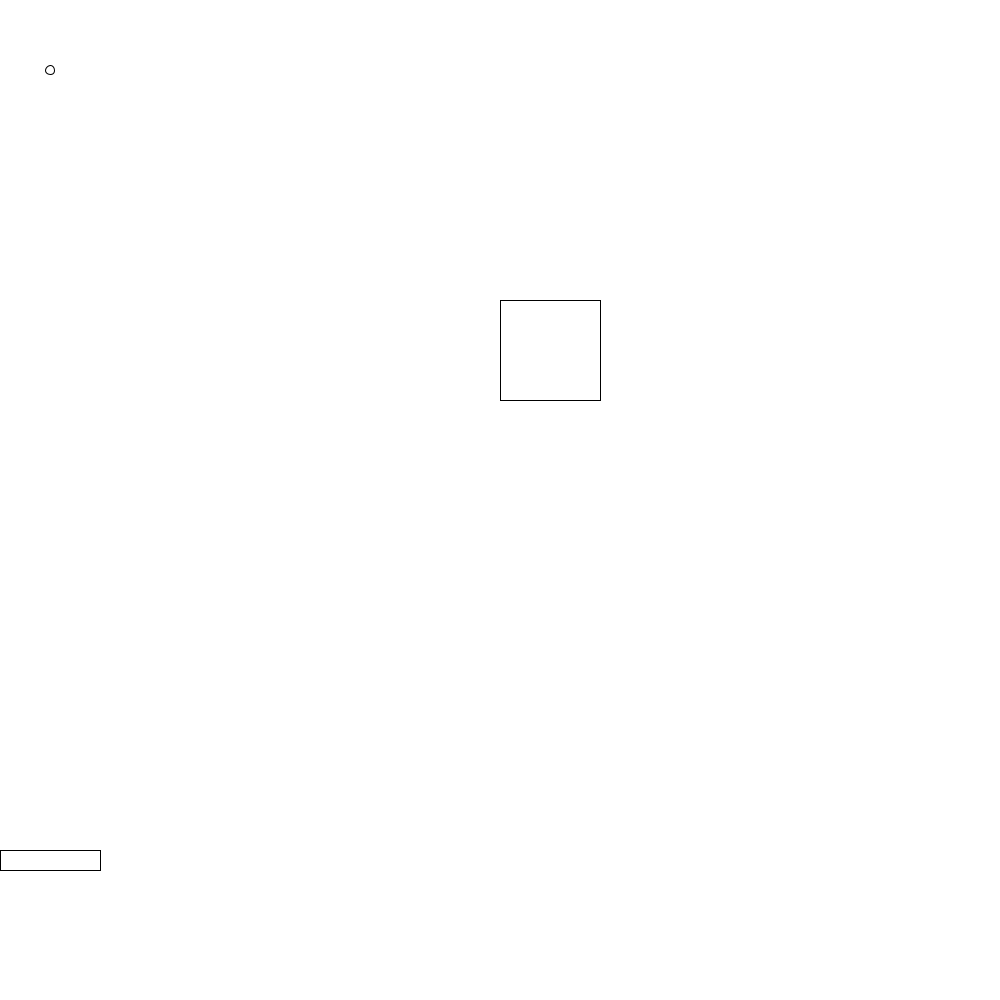
Frame 1 (no input)
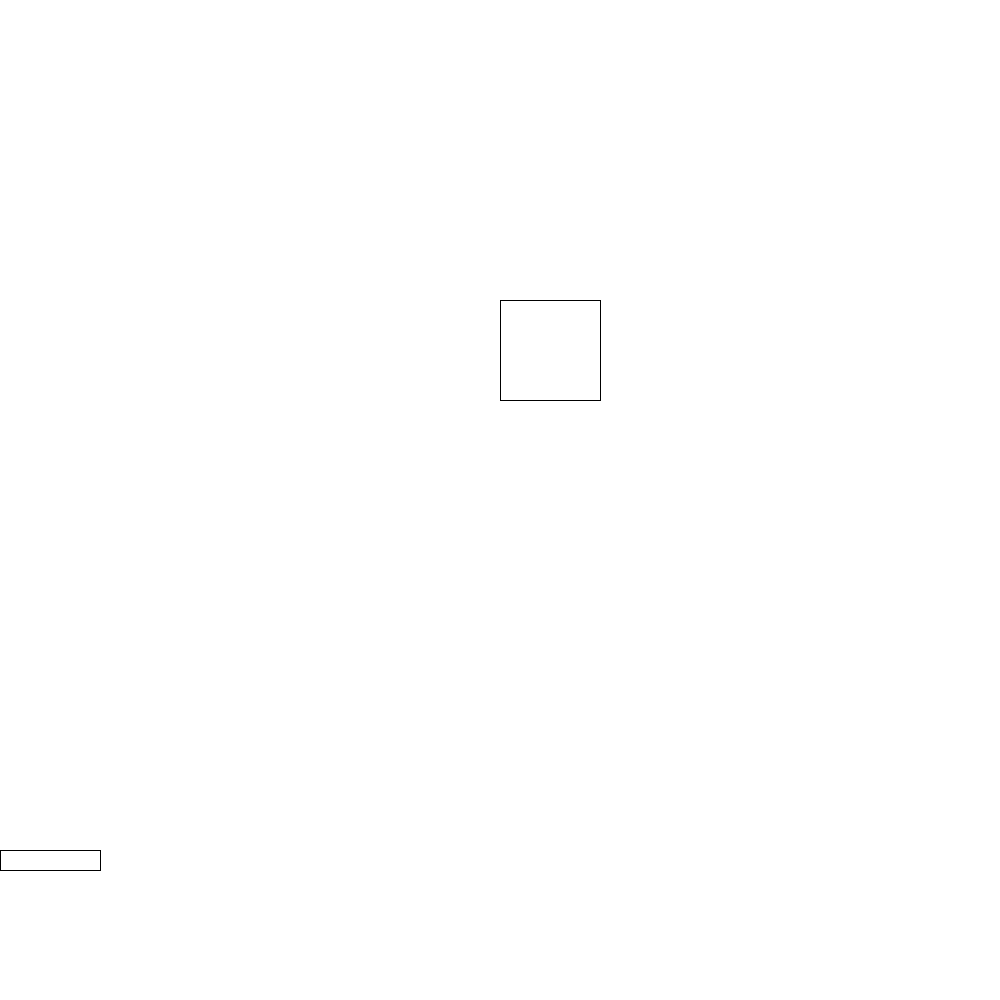
Frame 60 (the mouse pressed at the canvas centre just before this capture)
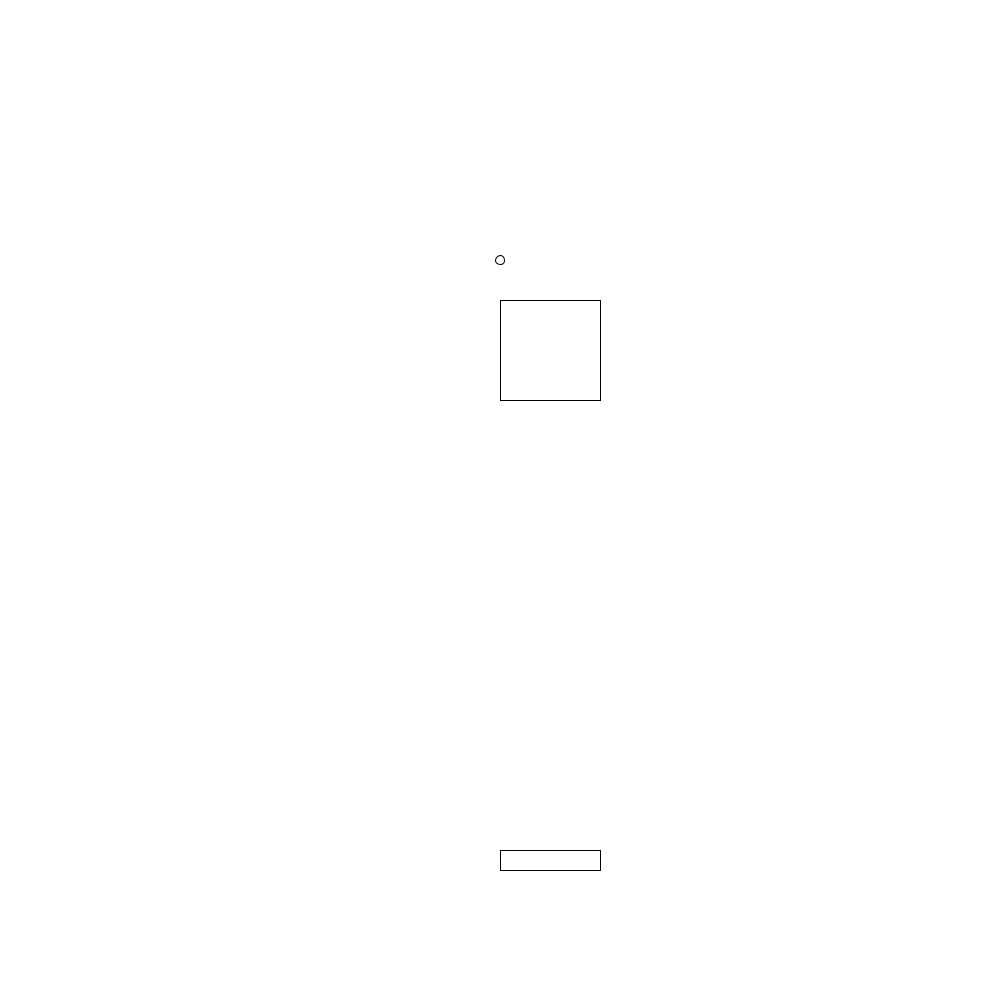
Frame 120 (the mouse held since frame 60 and released just before this capture)

The Processing sketch that drew these frames (run headless with seeded random() and noise(); from frame 60 on, the mouse is pressed at the canvas centre):

// Processing sketch: joe_game
// ── joe_game.pde
int bx=50;
int by=70;
int alienX=500;
int alienY=300;
void setup()
{
  size(1000, 1000);
}

void draw()
{
  background(255, 255, 255);
  rect(mouseX, 850, 100, 20);
  ellipse(bx, by, 9, 9);
  by=by -10;
  rect(alienX, alienY, 100, 100);
  if (bx>alienX && bx<alienX+100 && by<alienY+100)
  {
    alienX=(int)random(900);
    alienY=(int)random(500);
  }
}


void mousePressed()
{
  bx=mouseX;
  by=850;
}
